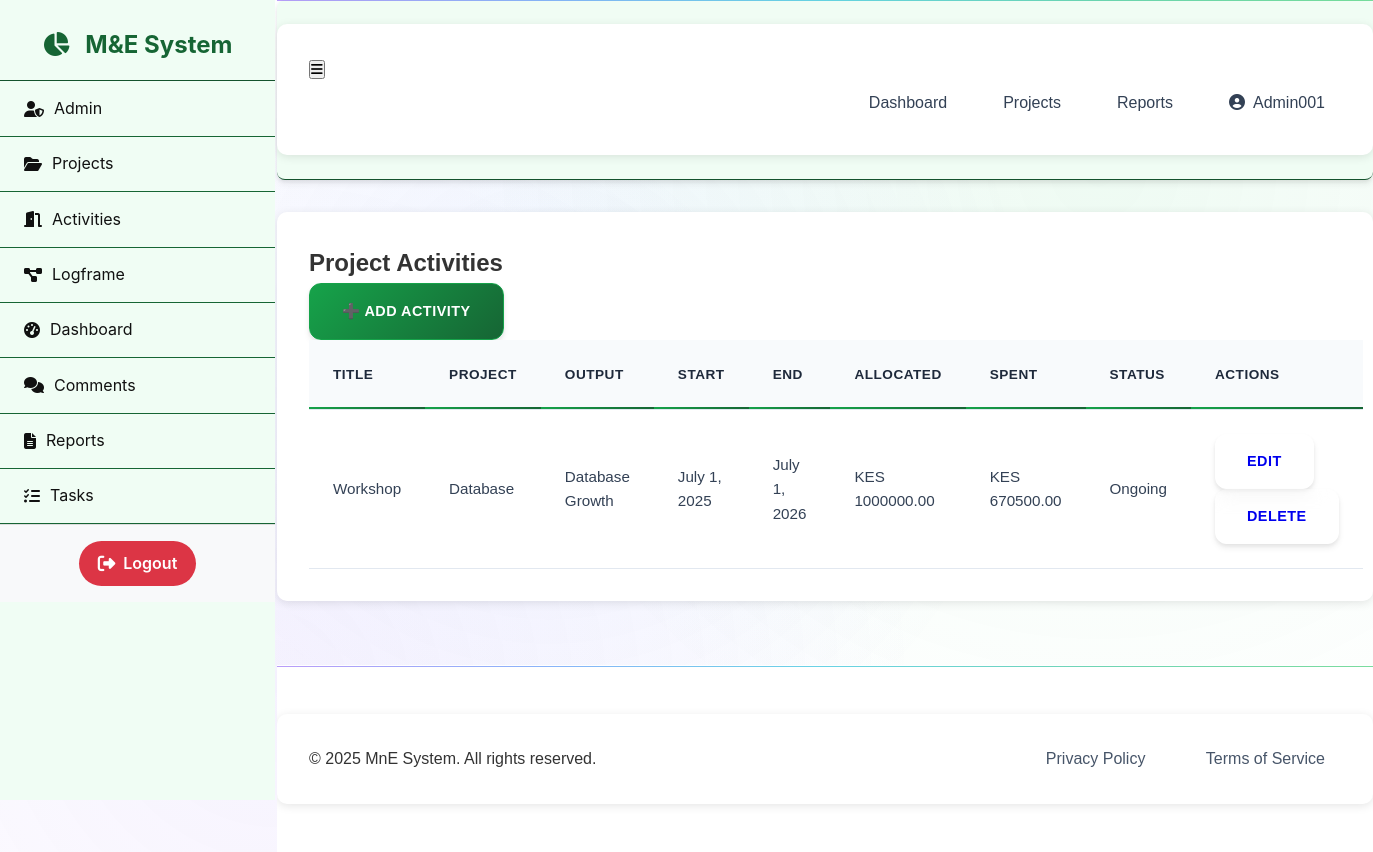
Screenshot of /api/v1/activities/ (signed in) with the database file from the repository.
### activities/models.py (models this page shows, shortened)
class Activity(models.Model):
    project = models.ForeignKey(Project, on_delete=models.CASCADE, related_name='activities')
    output = models.ForeignKey(Output, on_delete=models.CASCADE, related_name='activities')
    title = models.CharField(max_length=255)
    description = models.TextField(blank=True)
    start_date = models.DateField()
    end_date = models.DateField()
    budget_allocated = models.DecimalField(max_digits=12, decimal_places=2, default=0.00)
    budget_spent = models.DecimalField(max_digits=12, decimal_places=2, default=0.00)
    STATUS_CHOICES = [
        ('planned', 'Planned'),
        ('ongoing', 'Ongoing'),
        ('completed', 'Completed'),
    ]
    status = models.CharField(max_length=50, choices=STATUS_CHOICES, default='planned')

### projects/models.py (models this page shows, shortened)
class Project(models.Model):
    STATUS_CHOICES = [
        ('planning', 'Planning'),
        ('implementation', 'Implementation'),
        ('completed', 'Completed'),
        ('on_hold', 'On Hold'),
    ]
    name = models.CharField(max_length=255)
    description = models.TextField()
    donor = models.CharField(max_length=255, blank=True)
    start_date = models.DateField()
    end_date = models.DateField()
    total_budget = models.DecimalField(max_digits=12, decimal_places=2)
    status = models.CharField(max_length=20, choices=STATUS_CHOICES, default='planning')
    created_by = models.ForeignKey(User, on_delete=models.SET_NULL, null=True)
    created_at = models.DateTimeField(auto_now_add=True)

### logframe/models.py (models this page shows, shortened)
class Output(models.Model):
    outcome = models.ForeignKey(Outcome, related_name='outputs', on_delete=models.CASCADE)
    title = models.CharField(max_length=255)
    description = models.TextField(blank=True)

### activities/views.py (the view)
# urls.py: path('', views.activity_list, name='activity-list'),
def activity_list(request):
    activities = Activity.objects.select_related('project', 'output')
    return render(request, 'activities/activity_list.html', {'activities': activities})

### templates/activities/activity_list.html (shortened to what this page needs)
{% extends "base.html" %}
{% block content %}
<h2>Project Activities</h2>
<a href="{% url 'activity-create' %}" class="btn btn-primary">➕ Add Activity</a>
<table class="table">
    <thead>
        <tr>
            <th>Title</th>
            <th>Project</th>
            <th>Output</th>
            <th>Start</th>
            <th>End</th>
            <th>Allocated</th>
            <th>Spent</th>
            <th>Status</th>
            <th>Actions</th>
        </tr>
    </thead>
    <tbody>
        {% for activity in activities %}
        <tr>
            <td>{{ activity.title }}</td>
            <td>{{ activity.project.name }}</td>
            <td>{{ activity.output.title }}</td>
            <td>{{ activity.start_date }}</td>
            <td>{{ activity.end_date }}</td>
            <td>KES {{ activity.budget_allocated }}</td>
            <td>KES {{ activity.budget_spent }}</td>
            <td>{{ activity.get_status_display }}</td>
            <td>
                <a href="{% url 'activity-edit' activity.id %}" class="btn btn-sm btn-warning">Edit</a>
                <a href="{% url 'activity-delete' activity.id %}" class="btn btn-sm btn-danger">Delete</a>
            </td>
        </tr>
        {% empty %}
        <tr><td colspan="9">No activities found.</td></tr>
        {% endfor %}
    </tbody>
</table>
{% endblock %}

### templates/includes/navbar.html
<header class="navbar">
  <div class="container">
    <div class="mobile-header">
      <button class="sidebar-toggle-mobile" id="sidebarToggleBtn">
        <i class="fas fa-bars"></i>
      </button>
    </div>
    <nav>
      <ul class="nav-links">
        <li><a href="/api/v1/dashboard/" class="{% if request.path == '/api/v1/dashboard/' %}active{% endif %}">Dashboard</a></li>
        <li><a href="/api/v1/projects/" class="{% if request.path == '/api/v1/projects/' %}active{% endif %}">Projects</a></li>
        <li><a href="/api/v1/reports/" class="{% if request.path == '/api/v1/reports/' %}active{% endif %}">Reports</a></li>
        <li class="user-profile-nav">
          <a href="#">
            <i class="fas fa-user-circle"></i>
            <span>{% firstof request.user.get_full_name request.user.username %}</span>
          </a>
        </li>
      </ul>
    </nav>
  </div>
</header>

### static/css/dashboard.css (style rules this page uses)
header { margin-bottom: 2rem; background-color: #e0f2f1; padding: 1rem; border-radius: 8px; box-shadow: 0 0 10px #14532d; color: #05883c; }

### static/css/logframe.css (style rules this page uses)
.container { padding: 2rem; max-width: 1200px; margin: 0 auto; background: #ffffff; border-radius: 10px; box-shadow: 0 2px 10px rgba(0, 0, 0, 0.1); font-family: 'Arial', sans-serif; color: #333; }

### rows the page displays
Activity: title "Workshop", project.name "Database", output "Database Growth", start_date "July 1, 2025", end_date "July 1, 2026", budget_allocated "1000000.00", budget_spent "670500.00", status "Ongoing"
